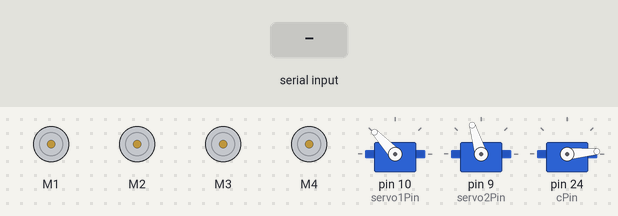
The program below on a simulated Arduino Mega 2560, built with avr-gcc and run on an emulated ATmega2560. Shown: 4 × DC motor (green arrow = forward, orange = backward, longer = faster), 3 × servo. Wiring (inferred from the names in the program): 3 × servo: signal pin 24 / signal pin 9 / signal pin 10. Inputs (shaded band) come from the test bench. Servo pulses on a pin are drawn as a servo (544–2400 µs = 0–180°); what the program prints to the serial monitor is not drawn.

Above: at 1.2 s.
1.3 s: "s*" received over the second serial link
At 1.9 s:
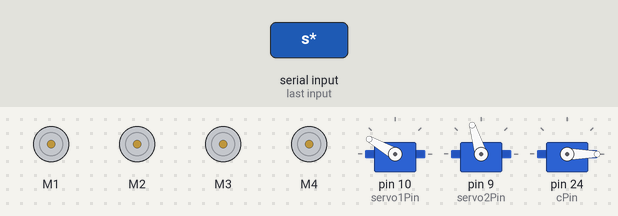
4.3 s: "m255,*" received over the second serial link
At 5.4 s:
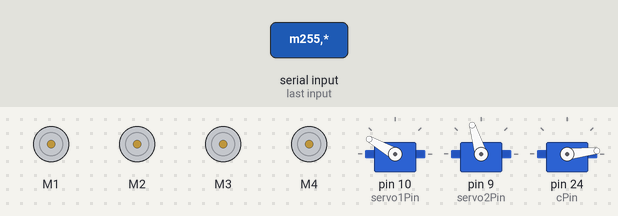
7.3 s: "r*" received over the second serial link
At 8.5 s:
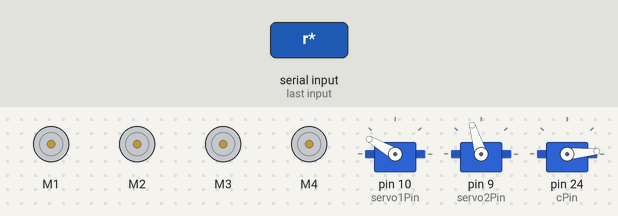
10.3 s: "90,45,200*" received over the second serial link
At 11.0 s:
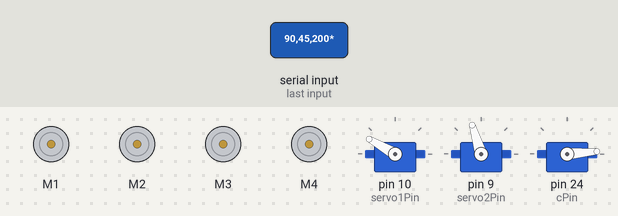
Timing chart, 0 to 13.3 s (numbered marks = the images above; inputs shaded):
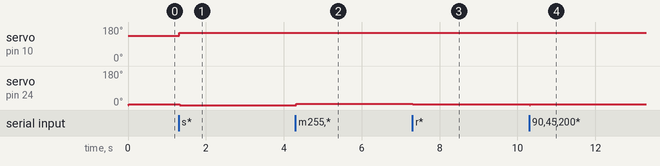

The program:

main.cpp
```cpp
#include <Arduino.h>
#include <AFMotor.h>
#include <Servo.h>
#include <string.h>
#include <Stream.h>
#include <stdlib.h>
#include <stdio.h>
#include <math.h>

Servo servo1;
Servo servo2;
AF_DCMotor motor1(1);
AF_DCMotor motor2(2);
AF_DCMotor motor3(3);
AF_DCMotor motor4(4);

String str_in,mode,str_vy = "",str_vx = "", str_w = "",
str_ax, str_ay, str_ox, str_oy,
str_cn;
double angle2,angle1,
rotate_d = 0.95,
gX,gY,gZ,gXb,gYb,gZb;
int vx, vy, w,
ax, ay, axn = 140, ayn = 30, ox, oy, t,
w1, w2, w3, w4,
len, y_pos,
i = 0, ccm = 0,
servo1Pin = 10, servo2Pin = 9, pulsewidth,
cs = 0, cn = 0, cPin = 24, ct = 0;
const int L = 79, l = 77, r = 1;

//----------------------------------------------------------------------------------------------------------------------------------------------------------------------
//自定义函数

void prt_sgl(String key, double val, bool end = false){
  if(end){
    Serial.print(key);
    Serial.print(":");
    Serial.print(val);
    Serial.println(" ");
  }else {
    Serial.print(key);
    Serial.print(":");
    Serial.print(val);
    Serial.print(" ");
  }
}

void prt()    //打印关键信息函数
{
  prt_sgl("vx", vx);
  prt_sgl("vy", vy);
  prt_sgl("w", w);
  prt_sgl("ax", ax);
  prt_sgl("ay", ay);
  prt_sgl("ox", ox);
  prt_sgl("oy", oy);
  prt_sgl("angle1", angle1);
  prt_sgl("angle2", angle2);
  prt_sgl("gX", gX);
  prt_sgl("gY", gY);
  prt_sgl("cs",cs);
  prt_sgl("cn",cn);
  prt_sgl("ccm", ccm, true);
}

void servoPulse(int servoPin,double angle)    //定义一个脉冲函数
{
  pinMode(servoPin, OUTPUT);        //定义引脚模式
  digitalWrite(servoPin, LOW);      //引脚拉低重置
  //发送10个脉冲
  pulsewidth = map(angle, 0, 180, 500, 2500); //将角度转化为500-2500的脉宽值
  digitalWrite(servoPin, HIGH);   //将舵机接口电平至高
  delayMicroseconds(pulsewidth);  //延时脉宽值的微秒数
  digitalWrite(servoPin, LOW);    //将舵机接口电平至低
  delayMicroseconds(2500 - pulsewidth);     //低电平延时填满周期剩下部分
}

void arm(double x, double y, double arm1 = 130, double arm2 = 130)    //机械臂运动逆解
{
  // 逆解所需知识:1.勾股定理
  //             2.基本三角函数
  //             3.余弦定理
  //             4.角度制与弧度制转换
  //constrain函数的作用是限制舵机角度在一定范围内
  if(y >= 0){
    y = abs(y);
    angle2 = (acos((x*x+y*y)/(260*sqrt(x*x+y*y))) + atan(y/x))*(180/M_PI);
  }else{
    y = abs(y);
    angle2 = (acos((x*x+y*y)/(260*sqrt(x*x+y*y))) - atan(y/x))*(180/M_PI);
  }
  angle1 = angle2 + (acos((33800-x*x-y*y)/33800))*(180/M_PI);
  //舵机角度输出
  servoPulse(servo1Pin, angle1);
  servoPulse(servo2Pin, 180-angle2);
}

void mec(int vx, int vy, int w, int L = L, int l = l, int r = r)    //因为底盘电机是TT电机，控制方式是pwm，控制精度不达标，所以没有带入轴距、孔距、麦轮半径等计算
{
  w1 = vy - vx - w;
  w2 = vx + vy - w;
  w3 = vx + vy + w;
  w4 = vy - vx + w;
  w1 = constrain(w1, -255, 255);
  w2 = constrain(w2, -255, 255);
  w3 = constrain(w3, -255, 255);
  w4 = constrain(w4, -255, 255);
  motor1.setSpeed(abs(w1));
  motor2.setSpeed(abs(w2));
  motor3.setSpeed(abs(w3));
  motor4.setSpeed(abs(w4));
  motor1.run(w1 >= 0 ? FORWARD : BACKWARD);
  motor2.run(w2 >= 0 ? FORWARD : BACKWARD);
  motor3.run(w3 >= 0 ? FORWARD : BACKWARD);
  motor4.run(w4 >= 0 ? FORWARD : BACKWARD);
}

//------------------------------------------------------------------------------------------------------------------------------------------------------------

void setup() {
  //串口波特率初始化
  Serial.begin(115200);
  Serial1.begin(9600);
  //! 左上↖电机为3,右上↗电机为1
  //! 左下↙电机为4,右下↘电机为2
  motor1.run(RELEASE);
  motor1.setSpeed(0);
  motor2.run(RELEASE);
  motor2.setSpeed(0);
  motor3.run(RELEASE);
  motor3.setSpeed(0);
  motor4.run(RELEASE);
  motor4.setSpeed(0);
  //机械臂位置初始化
  ox = 130;
  oy = 30;
  arm(ox,oy);
  //机械爪位置初始化
  servoPulse(cPin, 0);
}

void loop() {
  //蓝牙信息接收
  //蓝牙发送格式为：数据标记符（作用于底盘 or 机械臂？）+ 数据信息 + 结束位
  //例："m255," 指控制TT电机以pwm255（满速）旋转
  if(Serial1.available()){
    str_in = Serial1.readStringUntil('*');                 //速度较快的接收字符串信息的方法
    mode = str_in.substring(0,1);                          //分割数据标记符
    str_in = str_in.substring(1,str_in.length()+1);        //分割数据信息
  }

  //蓝牙信息处理
  if(mode == "r" && ccm == 0){                             //! 平移
    len = str_in.length();                                 //获取实质信息的长度
    y_pos = str_in.indexOf("Y");                           //获取字符"Y"的索引
    str_vy = str_in.substring(y_pos+1,len);                //截取底盘y速度字符串
    if(i == 0 ||i == 1){
      vy = atoi(str_vy.c_str());
      vy -= 2*vy;                                          //因为蓝牙软件的奇怪设置所以要将vy反一下
      i = 1;
    }
    str_vx = str_in.substring(1,y_pos);
    vx = atoi(str_vx.c_str());
  }else if(mode == "d" && ccm == 0){                       //! 旋转
    len = str_in.length();
    y_pos = str_in.indexOf("Y");                           //获取字符"Y"的索引
    str_vy = str_in.substring(y_pos+1,len);                //? 为啥是len?
    if(i == 0 || i == 2){                                  //! 优先由左摇杆控制vy,若手指离开左摇杆(vy等于0),才由右摇杆控制vy
      vy = atoi(str_vy.c_str());
      vy -= 2*vy;                                          //因为蓝牙软件的奇怪设置所以要将vy反一下
      i = 2;
    }
    str_w = str_in.substring(1,y_pos);
    w = ((double)atoi(str_w.c_str())) / rotate_d;
  }else if(mode == "a"){                                   //! 机械臂
    len = str_in.length();
    y_pos = str_in.indexOf("Y");                           //获取字符"Y"的索引
    str_ay = str_in.substring(y_pos+1,len);                //? 为啥是len?
    ay = atoi(str_ay.c_str());
    ay -= 2*ay;                                            //因为蓝牙软件的奇怪设置所以要将vy反一下
    str_ax = str_in.substring(1,y_pos);
    ax = atoi(str_ax.c_str());
    ax -= 2*ax;
  }else if(mode == "s"){                                   //机械臂随便设了个归零值
    ox = 130;
    oy = 30;
    arm(ox, oy);
  }else if(mode == "A"){                                   //手机X方向陀螺仪角度（横屏前后翻转）
    gX = atoi(str_in.c_str());
    gX -= 2*gX;
  }else if (mode == "B"){                                  //手机Y方向陀螺仪角度（横屏左右翻转）
    gY = atoi(str_in.c_str());
  }else if(mode == "G"){                                   //切换陀螺仪控制/摇杆控制
    if(ccm == 0){                                          //每次切换模式底盘制动
      ccm = 1;
      vx = 0;
      vy = 0;
      w = 0;
    }else{
      ccm = 0;
      vx = 0;
      vy = 0;
      w = 0;
    }
  }
  else if(mode == "C"){                             //机械爪控制信息接收
    cn = -2;
    ct = 1;
  }else if(mode == "O"){
    cn = 2;
    ct = 1;
  }else if(mode == "T"){
    cn = 0;
    ct = 1;
  }

// ------------------------------------------------------------------------------------------------------------------------------------

  if(vy == 0){                                             //左右摇杆优先级系统
    i = 0;                                                 //0：平等  1：左  2：右
  }

  //陀螺仪角度值与底盘控制值换算
  if(ccm == 1){
    if(gX >= 2){                                           //前后移动没有做调速
      vy = 255;
    }else if (gX <= -2){
      vy = -255;
    }else{
      vy = 0;
    }
    if(gY >= 0){                                           //左右转可调速，并映射至较高速度，防止堵转
      w = map(gY, 1, 10, 130, 255);
    }else{
      w = map(gY, -1, -10, -130, -255);
    }
    if(abs(w) < 130){
      w = 0;
    }
  }

  //底盘控制函数
  mec(vx, vy, w);

  //机械臂控制
  if(t >= 2 && (ax != 0 || ay != 0)){                       //当机械臂摇杆有动静才更新舵机角度
    ox += ax;
    oy += ay;
    ox = constrain(ox, 20, 230);                            //限制机械臂沿x轴移动范围
    oy = constrain(oy, -60, 180);                           //限制机械臂沿y轴移动范围
    arm(ox,oy);
    t = 0;
  }
                                                        //控制机械臂位置更新频率
  //机械爪控制
  servoPulse(cPin, cs);
  cs+=cn;
  cs = constrain(cs, 0, 70);

  t++;
//------------------------------------------------------------------------------------------------------------------------------------------------------------------------------

  prt();                                                    //串口调试输出
  delay(1);                                                 //主循环延迟
} 
```

Measured:
- after the input at 1.3 s, servo on pin 10 (servo1Pin): 133° → 150° at once; servo on pin 24 (cPin): 5° → 0° at once
- after the input at 4.3 s, servo on pin 24 (cPin): 0° → 6° at once
- after the input at 7.3 s, servo on pin 24 (cPin): 6° → 5° at once
- after the input at 10.3 s, servo on pin 24 (cPin): 5° → 0° at once, → 5° 0.01 s later
